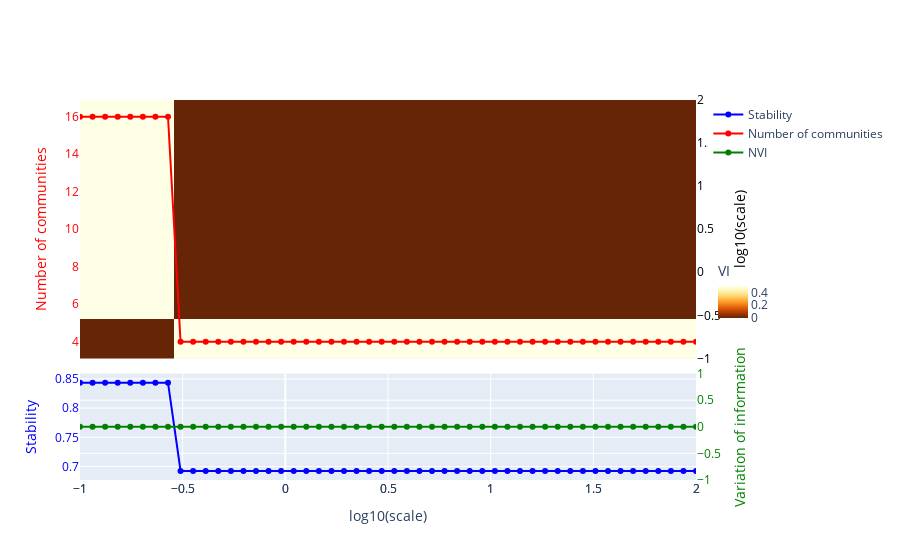

Write notebook code for a chart like this one.
### Code cell
_ = plotting.plot_scan(results_hypergraph_ew, use_plotly=True)

### Figure 1 — Plotly figure (JSON) as saved in the notebook; plotly's stock layout.template omitted (floating-point values rounded to 4 significant figures; data arrays with more than 128 entries replaced by an {"elided": "..."} marker saying what was removed)
{"data": [{"hovertemplate": "<b>scale</b>: %{x:.2f}, <br>%{text}<extra></extra>", "marker": {"color": "blue"}, "mode": "lines+markers", "name": "Stability", "text": ["Number of communities: 16, <br> Stability: 0.844,\n        <br> Normalised Variation Information: 0.0, <br> Index: 0", "Number of communities: 16, <br> Stability: 0.844,\n        <br> Normalised Variation Information: 0.0, <br> Index: 1", "Number of communities: 16, <br> Stability: 0.844,\n        <br> Normalised Variation Information: 0.0, <br> Index: 2", "Number of communities: 16, <br> Stability: 0.844,\n        <br> Normalised Variation Information: 0.0, <br> Index: 3", "Number of communities: 16, <br> Stability: 0.844,\n        <br> Normalised Variation Information: 0.0, <br> Index: 4", "Number of communities: 16, <br> Stability: 0.844,\n        <br> Normalised Variation Information: 0.0, <br> Index: 5", "Number of communities: 16, <br> Stability: 0.844,\n        <br> Normalised Variation Information: 0.0, <br> Index: 6", "Number of communities: 16, <br> Stability: 0.844,\n        <br> Normalised Variation Information: 0.0, <br> Index: 7", "Number of communities: 4, <br> Stability: 0.692,\n        <br> Normalised Variation Information: 0.0, <br> Index: 8", "Number of communities: 4, <br> Stability: 0.692,\n        <br> Normalised Variation Information: 0.0, <br> Index: 9", "Number of communities: 4, <br> Stability: 0.692,\n        <br> Normalised Variation Information: 0.0, <br> Index: 10", "Number of communities: 4, <br> Stability: 0.692,\n        <br> Normalised Variation Information: 0.0, <br> Index: 11", "Number of communities: 4, <br> Stability: 0.692,\n        <br> Normalised Variation Information: 0.0, <br> Index: 12", "Number of communities: 4, <br> Stability: 0.692,\n        <br> Normalised Variation Information: 0.0, <br> Index: 13", "Number of communities: 4, <br> Stability: 0.692,\n        <br> Normalised Variation Information: 0.0, <br> Index: 14", "Number of communities: 4, <br> Stability: 0.692,\n        <br> Normalised Variation Information: 0.0, <br> Index: 15", "Number of communities: 4, <br> Stability: 0.692,\n        <br> Normalised Variation Information: 0.0, <br> Index: 16", "Number of communities: 4, <br> Stability: 0.692,\n        <br> Normalised Variation Information: 0.0, <br> Index: 17", "Number of communities: 4, <br> Stability: 0.692,\n        <br> Normalised Variation Information: 0.0, <br> Index: 18", "Number of communities: 4, <br> Stability: 0.692,\n        <br> Normalised Variation Information: 0.0, <br> Index: 19", "Number of communities: 4, <br> Stability: 0.692,\n        <br> Normalised Variation Information: 0.0, <br> Index: 20", "Number of communities: 4, <br> Stability: 0.692,\n        <br> Normalised Variation Information: 0.0, <br> Index: 21", "Number of communities: 4, <br> Stability: 0.692,\n        <br> Normalised Variation Information: 0.0, <br> Index: 22", "Number of communities: 4, <br> Stability: 0.692,\n        <br> Normalised Variation Information: 0.0, <br> Index: 23", "Number of communities: 4, <br> Stability: 0.692,\n        <br> Normalised Variation Information: 0.0, <br> Index: 24", "Number of communities: 4, <br> Stability: 0.692,\n        <br> Normalised Variation Information: 0.0, <br> Index: 25", "Number of communities: 4, <br> Stability: 0.692,\n        <br> Normalised Variation Information: 0.0, <br> Index: 26", "Number of communities: 4, <br> Stability: 0.692,\n        <br> Normalised Variation Information: 0.0, <br> Index: 27", "Number of communities: 4, <br> Stability: 0.692,\n        <br> Normalised Variation Information: 0.0, <br> Index: 28", "Number of communities: 4, <br> Stability: 0.692,\n        <br> Normalised Variation Information: 0.0, <br> Index: 29", "Number of communities: 4, <br> Stability: 0.692,\n        <br> Normalised Variation Information: 0.0, <br> Index: 30", "Number of communities: 4, <br> Stability: 0.692,\n        <br> Normalised Variation Information: 0.0, <br> Index: 31", "Number of communities: 4, <br> Stability: 0.692,\n        <br> Normalised Variation Information: 0.0, <br> Index: 32", "Number of communities: 4, <br> Stability: 0.692,\n        <br> Normalised Variation Information: 0.0, <br> Index: 33", "Number of communities: 4, <br> Stability: 0.692,\n        <br> Normalised Variation Information: 0.0, <br> Index: 34", "Number of communities: 4, <br> Stability: 0.692,\n        <br> Normalised Variation Information: 0.0, <br> Index: 35", "Number of communities: 4, <br> Stability: 0.692,\n        <br> Normalised Variation Information: 0.0, <br> Index: 36", "Number of communities: 4, <br> Stability: 0.692,\n        <br> Normalised Variation Information: 0.0, <br> Index: 37", "Number of communities: 4, <br> Stability: 0.692,\n        <br> Normalised Variation Information: 0.0, <br> Index: 38", "Number of communities: 4, <br> Stability: 0.692,\n        <br> Normalised Variation Information: 0.0, <br> Index: 39", "Number of communities: 4, <br> Stability: 0.692,\n        <br> Normalised Variation Information: 0.0, <br> Index: 40", "Number of communities: 4, <br> Stability: 0.692,\n        <br> Normalised Variation Information: 0.0, <br> Index: 41", "Number of communities: 4, <br> Stability: 0.692,\n        <br> Normalised Variation Information: 0.0, <br> Index: 42", "Number of communities: 4, <br> Stability: 0.692,\n        <br> Normalised Variation Information: 0.0, <br> Index: 43", "Number of communities: 4, <br> Stability: 0.692,\n        <br> Normalised Variation Information: 0.0, <br> Index: 44", "Number of communities: 4, <br> Stability: 0.692,\n        <br> Normalised Variation Information: 0.0, <br> Index: 45", "Number of communities: 4, <br> Stability: 0.692,\n        <br> Normalised Variation Information: 0.0, <br> Index: 46", "Number of communities: 4, <br> Stability: 0.692,\n        <br> Normalised Variation Information: 0.0, <br> Index: 47", "Number of communities: 4, <br> Stability: 0.692,\n        <br> Normalised Variation Information: 0.0, <br> Index: 48", "Number of communities: 4, <br> Stability: 0.692,\n        <br> Normalised Variation Information: 0.0, <br> Index: 49"], "type": "scatter", "x": [-1, -0.9388, -0.8776, -0.8163, -0.7551, -0.6939, -0.6327, -0.5714, -0.5102, -0.449, -0.3878, -0.3265, -0.2653, -0.2041, -0.1429, -0.08163, -0.02041, 0.04082, 0.102, 0.1633, 0.2245, 0.2857, 0.3469, 0.4082, 0.4694, 0.5306, 0.5918, 0.6531, 0.7143, 0.7755, 0.8367, 0.898, 0.9592, 1.02, 1.082, 1.143, 1.204, 1.265, 1.327, 1.388, 1.449, 1.51, 1.571, 1.633, 1.694, 1.755, 1.816, 1.878, 1.939, 2], "y": [0.8435, 0.8435, 0.8435, 0.8435, 0.8435, 0.8435, 0.8435, 0.8435, 0.6925, 0.6925, 0.6925, 0.6925, 0.6925, 0.6925, 0.6925, 0.6925, 0.6925, 0.6925, 0.6925, 0.6925, 0.6925, 0.6925, 0.6925, 0.6925, 0.6925, 0.6925, 0.6925, 0.6925, 0.6925, 0.6925, 0.6925, 0.6925, 0.6925, 0.6925, 0.6925, 0.6925, 0.6925, 0.6925, 0.6925, 0.6925, 0.6925, 0.6925, 0.6925, 0.6925, 0.6925, 0.6925, 0.6925, 0.6925, 0.6925, 0.6925]}, {"hovertemplate": "<b>scale</b>: %{x:.2f}, <br>%{text}<extra></extra>", "marker": {"color": "red"}, "mode": "lines+markers", "name": "Number of communities", "text": ["Number of communities: 16, <br> Stability: 0.844,\n        <br> Normalised Variation Information: 0.0, <br> Index: 0", "Number of communities: 16, <br> Stability: 0.844,\n        <br> Normalised Variation Information: 0.0, <br> Index: 1", "Number of communities: 16, <br> Stability: 0.844,\n        <br> Normalised Variation Information: 0.0, <br> Index: 2", "Number of communities: 16, <br> Stability: 0.844,\n        <br> Normalised Variation Information: 0.0, <br> Index: 3", "Number of communities: 16, <br> Stability: 0.844,\n        <br> Normalised Variation Information: 0.0, <br> Index: 4", "Number of communities: 16, <br> Stability: 0.844,\n        <br> Normalised Variation Information: 0.0, <br> Index: 5", "Number of communities: 16, <br> Stability: 0.844,\n        <br> Normalised Variation Information: 0.0, <br> Index: 6", "Number of communities: 16, <br> Stability: 0.844,\n        <br> Normalised Variation Information: 0.0, <br> Index: 7", "Number of communities: 4, <br> Stability: 0.692,\n        <br> Normalised Variation Information: 0.0, <br> Index: 8", "Number of communities: 4, <br> Stability: 0.692,\n        <br> Normalised Variation Information: 0.0, <br> Index: 9", "Number of communities: 4, <br> Stability: 0.692,\n        <br> Normalised Variation Information: 0.0, <br> Index: 10", "Number of communities: 4, <br> Stability: 0.692,\n        <br> Normalised Variation Information: 0.0, <br> Index: 11", "Number of communities: 4, <br> Stability: 0.692,\n        <br> Normalised Variation Information: 0.0, <br> Index: 12", "Number of communities: 4, <br> Stability: 0.692,\n        <br> Normalised Variation Information: 0.0, <br> Index: 13", "Number of communities: 4, <br> Stability: 0.692,\n        <br> Normalised Variation Information: 0.0, <br> Index: 14", "Number of communities: 4, <br> Stability: 0.692,\n        <br> Normalised Variation Information: 0.0, <br> Index: 15", "Number of communities: 4, <br> Stability: 0.692,\n        <br> Normalised Variation Information: 0.0, <br> Index: 16", "Number of communities: 4, <br> Stability: 0.692,\n        <br> Normalised Variation Information: 0.0, <br> Index: 17", "Number of communities: 4, <br> Stability: 0.692,\n        <br> Normalised Variation Information: 0.0, <br> Index: 18", "Number of communities: 4, <br> Stability: 0.692,\n        <br> Normalised Variation Information: 0.0, <br> Index: 19", "Number of communities: 4, <br> Stability: 0.692,\n        <br> Normalised Variation Information: 0.0, <br> Index: 20", "Number of communities: 4, <br> Stability: 0.692,\n        <br> Normalised Variation Information: 0.0, <br> Index: 21", "Number of communities: 4, <br> Stability: 0.692,\n        <br> Normalised Variation Information: 0.0, <br> Index: 22", "Number of communities: 4, <br> Stability: 0.692,\n        <br> Normalised Variation Information: 0.0, <br> Index: 23", "Number of communities: 4, <br> Stability: 0.692,\n        <br> Normalised Variation Information: 0.0, <br> Index: 24", "Number of communities: 4, <br> Stability: 0.692,\n        <br> Normalised Variation Information: 0.0, <br> Index: 25", "Number of communities: 4, <br> Stability: 0.692,\n        <br> Normalised Variation Information: 0.0, <br> Index: 26", "Number of communities: 4, <br> Stability: 0.692,\n        <br> Normalised Variation Information: 0.0, <br> Index: 27", "Number of communities: 4, <br> Stability: 0.692,\n        <br> Normalised Variation Information: 0.0, <br> Index: 28", "Number of communities: 4, <br> Stability: 0.692,\n        <br> Normalised Variation Information: 0.0, <br> Index: 29", "Number of communities: 4, <br> Stability: 0.692,\n        <br> Normalised Variation Information: 0.0, <br> Index: 30", "Number of communities: 4, <br> Stability: 0.692,\n        <br> Normalised Variation Information: 0.0, <br> Index: 31", "Number of communities: 4, <br> Stability: 0.692,\n        <br> Normalised Variation Information: 0.0, <br> Index: 32", "Number of communities: 4, <br> Stability: 0.692,\n        <br> Normalised Variation Information: 0.0, <br> Index: 33", "Number of communities: 4, <br> Stability: 0.692,\n        <br> Normalised Variation Information: 0.0, <br> Index: 34", "Number of communities: 4, <br> Stability: 0.692,\n        <br> Normalised Variation Information: 0.0, <br> Index: 35", "Number of communities: 4, <br> Stability: 0.692,\n        <br> Normalised Variation Information: 0.0, <br> Index: 36", "Number of communities: 4, <br> Stability: 0.692,\n        <br> Normalised Variation Information: 0.0, <br> Index: 37", "Number of communities: 4, <br> Stability: 0.692,\n        <br> Normalised Variation Information: 0.0, <br> Index: 38", "Number of communities: 4, <br> Stability: 0.692,\n        <br> Normalised Variation Information: 0.0, <br> Index: 39", "Number of communities: 4, <br> Stability: 0.692,\n        <br> Normalised Variation Information: 0.0, <br> Index: 40", "Number of communities: 4, <br> Stability: 0.692,\n        <br> Normalised Variation Information: 0.0, <br> Index: 41", "Number of communities: 4, <br> Stability: 0.692,\n        <br> Normalised Variation Information: 0.0, <br> Index: 42", "Number of communities: 4, <br> Stability: 0.692,\n        <br> Normalised Variation Information: 0.0, <br> Index: 43", "Number of communities: 4, <br> Stability: 0.692,\n        <br> Normalised Variation Information: 0.0, <br> Index: 44", "Number of communities: 4, <br> Stability: 0.692,\n        <br> Normalised Variation Information: 0.0, <br> Index: 45", "Number of communities: 4, <br> Stability: 0.692,\n        <br> Normalised Variation Information: 0.0, <br> Index: 46", "Number of communities: 4, <br> Stability: 0.692,\n        <br> Normalised Variation Information: 0.0, <br> Index: 47", "Number of communities: 4, <br> Stability: 0.692,\n        <br> Normalised Variation Information: 0.0, <br> Index: 48", "Number of communities: 4, <br> Stability: 0.692,\n        <br> Normalised Variation Information: 0.0, <br> Index: 49"], "type": "scatter", "x": [-1, -0.9388, -0.8776, -0.8163, -0.7551, -0.6939, -0.6327, -0.5714, -0.5102, -0.449, -0.3878, -0.3265, -0.2653, -0.2041, -0.1429, -0.08163, -0.02041, 0.04082, 0.102, 0.1633, 0.2245, 0.2857, 0.3469, 0.4082, 0.4694, 0.5306, 0.5918, 0.6531, 0.7143, 0.7755, 0.8367, 0.898, 0.9592, 1.02, 1.082, 1.143, 1.204, 1.265, 1.327, 1.388, 1.449, 1.51, 1.571, 1.633, 1.694, 1.755, 1.816, 1.878, 1.939, 2], "xaxis": "x2", "y": [16, 16, 16, 16, 16, 16, 16, 16, 4, 4, 4, 4, 4, 4, 4, 4, 4, 4, 4, 4, 4, 4, 4, 4, 4, 4, 4, 4, 4, 4, 4, 4, 4, 4, 4, 4, 4, 4, 4, 4, 4, 4, 4, 4, 4, 4, 4, 4, 4, 4], "yaxis": "y4"}, {"hovertemplate": "<b>scale</b>: %{x:.2f}, <br>%{text}<extra></extra>", "marker": {"color": "green"}, "mode": "lines+markers", "name": "NVI", "opacity": 1, "text": ["Number of communities: 16, <br> Stability: 0.844,\n        <br> Normalised Variation Information: 0.0, <br> Index: 0", "Number of communities: 16, <br> Stability: 0.844,\n        <br> Normalised Variation Information: 0.0, <br> Index: 1", "Number of communities: 16, <br> Stability: 0.844,\n        <br> Normalised Variation Information: 0.0, <br> Index: 2", "Number of communities: 16, <br> Stability: 0.844,\n        <br> Normalised Variation Information: 0.0, <br> Index: 3", "Number of communities: 16, <br> Stability: 0.844,\n        <br> Normalised Variation Information: 0.0, <br> Index: 4", "Number of communities: 16, <br> Stability: 0.844,\n        <br> Normalised Variation Information: 0.0, <br> Index: 5", "Number of communities: 16, <br> Stability: 0.844,\n        <br> Normalised Variation Information: 0.0, <br> Index: 6", "Number of communities: 16, <br> Stability: 0.844,\n        <br> Normalised Variation Information: 0.0, <br> Index: 7", "Number of communities: 4, <br> Stability: 0.692,\n        <br> Normalised Variation Information: 0.0, <br> Index: 8", "Number of communities: 4, <br> Stability: 0.692,\n        <br> Normalised Variation Information: 0.0, <br> Index: 9", "Number of communities: 4, <br> Stability: 0.692,\n        <br> Normalised Variation Information: 0.0, <br> Index: 10", "Number of communities: 4, <br> Stability: 0.692,\n        <br> Normalised Variation Information: 0.0, <br> Index: 11", "Number of communities: 4, <br> Stability: 0.692,\n        <br> Normalised Variation Information: 0.0, <br> Index: 12", "Number of communities: 4, <br> Stability: 0.692,\n        <br> Normalised Variation Information: 0.0, <br> Index: 13", "Number of communities: 4, <br> Stability: 0.692,\n        <br> Normalised Variation Information: 0.0, <br> Index: 14", "Number of communities: 4, <br> Stability: 0.692,\n        <br> Normalised Variation Information: 0.0, <br> Index: 15", "Number of communities: 4, <br> Stability: 0.692,\n        <br> Normalised Variation Information: 0.0, <br> Index: 16", "Number of communities: 4, <br> Stability: 0.692,\n        <br> Normalised Variation Information: 0.0, <br> Index: 17", "Number of communities: 4, <br> Stability: 0.692,\n        <br> Normalised Variation Information: 0.0, <br> Index: 18", "Number of communities: 4, <br> Stability: 0.692,\n        <br> Normalised Variation Information: 0.0, <br> Index: 19", "Number of communities: 4, <br> Stability: 0.692,\n        <br> Normalised Variation Information: 0.0, <br> Index: 20", "Number of communities: 4, <br> Stability: 0.692,\n        <br> Normalised Variation Information: 0.0, <br> Index: 21", "Number of communities: 4, <br> Stability: 0.692,\n        <br> Normalised Variation Information: 0.0, <br> Index: 22", "Number of communities: 4, <br> Stability: 0.692,\n        <br> Normalised Variation Information: 0.0, <br> Index: 23", "Number of communities: 4, <br> Stability: 0.692,\n        <br> Normalised Variation Information: 0.0, <br> Index: 24", "Number of communities: 4, <br> Stability: 0.692,\n        <br> Normalised Variation Information: 0.0, <br> Index: 25", "Number of communities: 4, <br> Stability: 0.692,\n        <br> Normalised Variation Information: 0.0, <br> Index: 26", "Number of communities: 4, <br> Stability: 0.692,\n        <br> Normalised Variation Information: 0.0, <br> Index: 27", "Number of communities: 4, <br> Stability: 0.692,\n        <br> Normalised Variation Information: 0.0, <br> Index: 28", "Number of communities: 4, <br> Stability: 0.692,\n        <br> Normalised Variation Information: 0.0, <br> Index: 29", "Number of communities: 4, <br> Stability: 0.692,\n        <br> Normalised Variation Information: 0.0, <br> Index: 30", "Number of communities: 4, <br> Stability: 0.692,\n        <br> Normalised Variation Information: 0.0, <br> Index: 31", "Number of communities: 4, <br> Stability: 0.692,\n        <br> Normalised Variation Information: 0.0, <br> Index: 32", "Number of communities: 4, <br> Stability: 0.692,\n        <br> Normalised Variation Information: 0.0, <br> Index: 33", "Number of communities: 4, <br> Stability: 0.692,\n        <br> Normalised Variation Information: 0.0, <br> Index: 34", "Number of communities: 4, <br> Stability: 0.692,\n        <br> Normalised Variation Information: 0.0, <br> Index: 35", "Number of communities: 4, <br> Stability: 0.692,\n        <br> Normalised Variation Information: 0.0, <br> Index: 36", "Number of communities: 4, <br> Stability: 0.692,\n        <br> Normalised Variation Information: 0.0, <br> Index: 37", "Number of communities: 4, <br> Stability: 0.692,\n        <br> Normalised Variation Information: 0.0, <br> Index: 38", "Number of communities: 4, <br> Stability: 0.692,\n        <br> Normalised Variation Information: 0.0, <br> Index: 39", "Number of communities: 4, <br> Stability: 0.692,\n        <br> Normalised Variation Information: 0.0, <br> Index: 40", "Number of communities: 4, <br> Stability: 0.692,\n        <br> Normalised Variation Information: 0.0, <br> Index: 41", "Number of communities: 4, <br> Stability: 0.692,\n        <br> Normalised Variation Information: 0.0, <br> Index: 42", "Number of communities: 4, <br> Stability: 0.692,\n        <br> Normalised Variation Information: 0.0, <br> Index: 43", "Number of communities: 4, <br> Stability: 0.692,\n        <br> Normalised Variation Information: 0.0, <br> Index: 44", "Number of communities: 4, <br> Stability: 0.692,\n        <br> Normalised Variation Information: 0.0, <br> Index: 45", "Number of communities: 4, <br> Stability: 0.692,\n        <br> Normalised Variation Information: 0.0, <br> Index: 46", "Number of communities: 4, <br> Stability: 0.692,\n        <br> Normalised Variation Information: 0.0, <br> Index: 47", "Number of communities: 4, <br> Stability: 0.692,\n        <br> Normalised Variation Information: 0.0, <br> Index: 48", "Number of communities: 4, <br> Stability: 0.692,\n        <br> Normalised Variation Information: 0.0, <br> Index: 49"], "type": "scatter", "x": [-1, -0.9388, -0.8776, -0.8163, -0.7551, -0.6939, -0.6327, -0.5714, -0.5102, -0.449, -0.3878, -0.3265, -0.2653, -0.2041, -0.1429, -0.08163, -0.02041, 0.04082, 0.102, 0.1633, 0.2245, 0.2857, 0.3469, 0.4082, 0.4694, 0.5306, 0.5918, 0.6531, 0.7143, 0.7755, 0.8367, 0.898, 0.9592, 1.02, 1.082, 1.143, 1.204, 1.265, 1.327, 1.388, 1.449, 1.51, 1.571, 1.633, 1.694, 1.755, 1.816, 1.878, 1.939, 2], "xaxis": "x", "y": [0, 0, 0, 0, 0, 0, 0, 0, 0, 0, 0, 0, 0, 0, 0, 0, 0, 0, 0, 0, 0, 0, 0, 0, 0, 0, 0, 0, 0, 0, 0, 0, 0, 0, 0, 0, 0, 0, 0, 0, 0, 0, 0, 0, 0, 0, 0, 0, 0, 0], "yaxis": "y3"}, {"colorbar": {"len": 0.2, "title": {"text": "VI"}, "y": 0.5, "yanchor": "middle"}, "colorscale": [[0, "rgb(102,37,6)"], [0.125, "rgb(153,52,4)"], [0.25, "rgb(204,76,2)"], [0.375, "rgb(236,112,20)"], [0.5, "rgb(254,153,41)"], [0.625, "rgb(254,196,79)"], [0.75, "rgb(254,227,145)"], [0.875, "rgb(255,247,188)"], [1, "rgb(255,255,229)"]], "hoverinfo": "skip", "showscale": true, "type": "heatmap", "x": [-1, -0.9388, -0.8776, -0.8163, -0.7551, -0.6939, -0.6327, -0.5714, -0.5102, -0.449, -0.3878, -0.3265, -0.2653, -0.2041, -0.1429, -0.08163, -0.02041, 0.04082, 0.102, 0.1633, 0.2245, 0.2857, 0.3469, 0.4082, 0.4694, 0.5306, 0.5918, 0.6531, 0.7143, 0.7755, 0.8367, 0.898, 0.9592, 1.02, 1.082, 1.143, 1.204, 1.265, 1.327, 1.388, 1.449, 1.51, 1.571, 1.633, 1.694, 1.755, 1.816, 1.878, 1.939, 2], "xaxis": "x2", "y": [-1, -0.9388, -0.8776, -0.8163, -0.7551, -0.6939, -0.6327, -0.5714, -0.5102, -0.449, -0.3878, -0.3265, -0.2653, -0.2041, -0.1429, -0.08163, -0.02041, 0.04082, 0.102, 0.1633, 0.2245, 0.2857, 0.3469, 0.4082, 0.4694, 0.5306, 0.5918, 0.6531, 0.7143, 0.7755, 0.8367, 0.898, 0.9592, 1.02, 1.082, 1.143, 1.204, 1.265, 1.327, 1.388, 1.449, 1.51, 1.571, 1.633, 1.694, 1.755, 1.816, 1.878, 1.939, 2], "yaxis": "y2", "z": {"elided": "50x50 float values"}}], "layout": {"xaxis": {"range": [-1, 2], "title": {"text": "log10(scale)"}}, "xaxis2": {"range": [-1, 2]}, "yaxis": {"domain": [0, 0.28], "tickfont": {"color": "blue"}, "title": {"font": {"color": "blue"}, "text": "Stability"}}, "yaxis2": {"domain": [0.32, 1], "range": [-1, 2], "side": "right", "tickfont": {"color": "black"}, "title": {"font": {"color": "black"}, "text": "log10(scale)"}}, "yaxis3": {"overlaying": "y", "showticklabels": true, "side": "right", "tickfont": {"color": "green"}, "title": {"font": {"color": "green"}, "text": "Variation of information"}}, "yaxis4": {"overlaying": "y2", "tickfont": {"color": "red"}, "title": {"font": {"color": "red"}, "text": "Number of communities"}}}}
